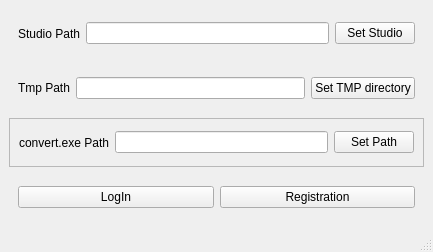
<?xml version="1.0" encoding="UTF-8"?>
<ui version="4.0">
 <class>settings_ui_window</class>
 <widget class="QMainWindow" name="settings_ui_window">
  <property name="geometry">
   <rect>
    <x>0</x>
    <y>0</y>
    <width>433</width>
    <height>252</height>
   </rect>
  </property>
  <property name="windowTitle">
   <string>Lineyka /// Settings</string>
  </property>
  <widget class="QWidget" name="centralwidget">
   <layout class="QVBoxLayout" name="verticalLayout">
    <item>
     <widget class="QFrame" name="frame">
      <property name="frameShape">
       <enum>QFrame::NoFrame</enum>
      </property>
      <property name="frameShadow">
       <enum>QFrame::Raised</enum>
      </property>
      <layout class="QHBoxLayout" name="horizontalLayout">
       <item>
        <widget class="QLabel" name="label">
         <property name="text">
          <string>Studio Path</string>
         </property>
        </widget>
       </item>
       <item>
        <widget class="QLineEdit" name="set_studio_field">
         <property name="readOnly">
          <bool>true</bool>
         </property>
        </widget>
       </item>
       <item>
        <widget class="QPushButton" name="set_studio_button">
         <property name="text">
          <string>Set Studio</string>
         </property>
        </widget>
       </item>
      </layout>
     </widget>
    </item>
    <item>
     <widget class="QFrame" name="frame_2">
      <property name="frameShape">
       <enum>QFrame::NoFrame</enum>
      </property>
      <property name="frameShadow">
       <enum>QFrame::Raised</enum>
      </property>
      <layout class="QHBoxLayout" name="horizontalLayout_2">
       <item>
        <widget class="QLabel" name="label_2">
         <property name="text">
          <string>Tmp Path</string>
         </property>
        </widget>
       </item>
       <item>
        <widget class="QLineEdit" name="set_tmp_field">
         <property name="readOnly">
          <bool>true</bool>
         </property>
        </widget>
       </item>
       <item>
        <widget class="QPushButton" name="set_tmp_button">
         <property name="text">
          <string>Set TMP directory</string>
         </property>
        </widget>
       </item>
      </layout>
     </widget>
    </item>
    <item>
     <widget class="QFrame" name="frame_4">
      <property name="frameShape">
       <enum>QFrame::StyledPanel</enum>
      </property>
      <property name="frameShadow">
       <enum>QFrame::Raised</enum>
      </property>
      <layout class="QHBoxLayout" name="horizontalLayout_4">
       <item>
        <widget class="QLabel" name="label_3">
         <property name="text">
          <string>convert.exe Path</string>
         </property>
        </widget>
       </item>
       <item>
        <widget class="QLineEdit" name="set_convert_exe_field"/>
       </item>
       <item>
        <widget class="QPushButton" name="set_convert_button">
         <property name="text">
          <string>Set Path</string>
         </property>
        </widget>
       </item>
      </layout>
     </widget>
    </item>
    <item>
     <widget class="QFrame" name="frame_3">
      <property name="frameShape">
       <enum>QFrame::NoFrame</enum>
      </property>
      <property name="frameShadow">
       <enum>QFrame::Raised</enum>
      </property>
      <layout class="QHBoxLayout" name="horizontalLayout_3">
       <item>
        <widget class="QPushButton" name="logIn_button">
         <property name="text">
          <string>LogIn</string>
         </property>
        </widget>
       </item>
       <item>
        <widget class="QPushButton" name="registration_button">
         <property name="text">
          <string>Registration</string>
         </property>
        </widget>
       </item>
      </layout>
     </widget>
    </item>
   </layout>
  </widget>
  <widget class="QMenuBar" name="menubar">
   <property name="geometry">
    <rect>
     <x>0</x>
     <y>0</y>
     <width>433</width>
     <height>21</height>
    </rect>
   </property>
  </widget>
  <widget class="QStatusBar" name="statusbar"/>
 </widget>
 <resources/>
 <connections/>
</ui>
